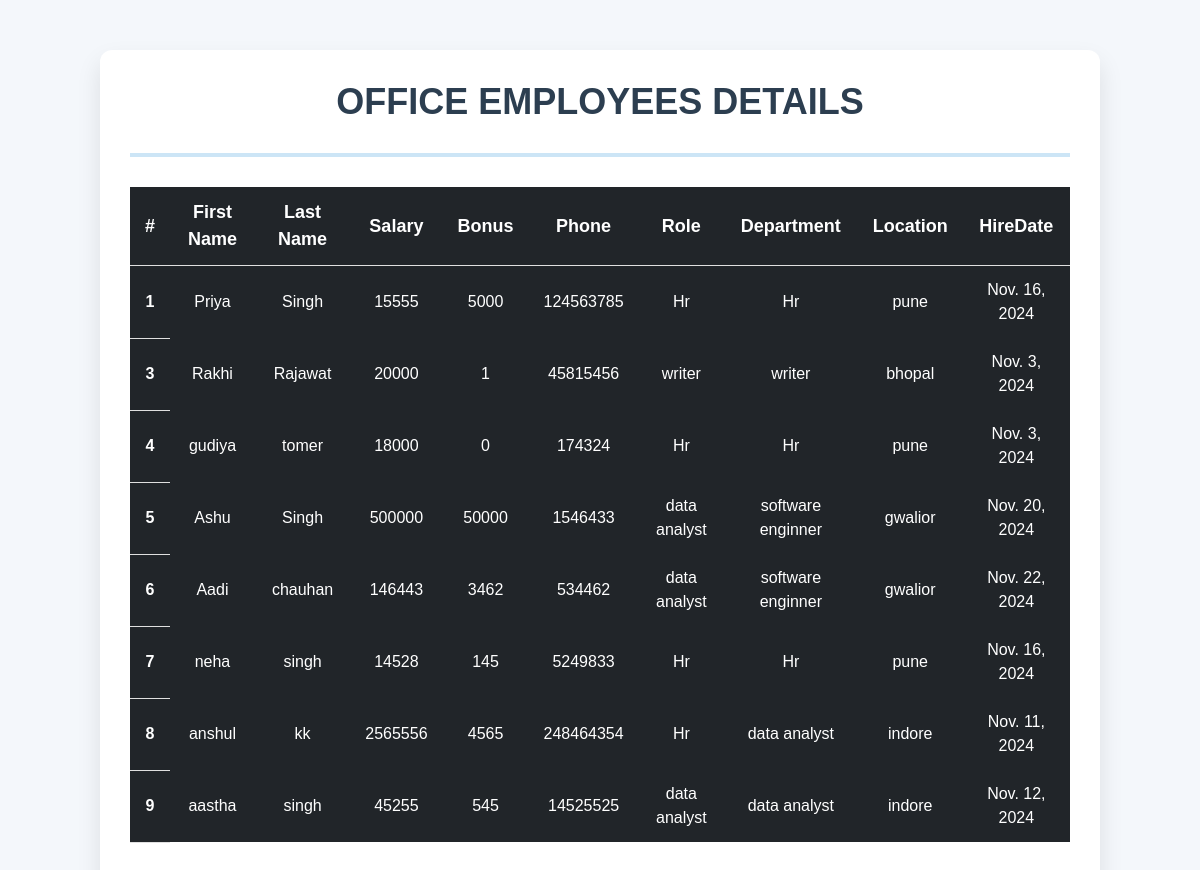
The app's page /all_emp with its own data.
### emp_app/models.py (models this page shows, shortened)
class Employee(models.Model):
    first_name = models.CharField(max_length=100, null= False)
    last_name = models.CharField(max_length=100)
    dept = models.ForeignKey(Department,on_delete=models.CASCADE)
    salary = models.IntegerField(default=0)
    bonus = models.IntegerField(default=0)
    role = models.ForeignKey(Role, on_delete= models.CASCADE)
    phone = models.IntegerField(default=0)
    hire_date = models.DateField()
    def __str__(self):
        return "%s %s %s " %(self.first_name, self.last_name, self.phone)

class Role(models.Model):
    name = models.CharField(max_length=100,null=False)

class Department(models.Model):
    name = models.CharField(max_length=100,null=False)
    location = models.CharField(max_length=100)

### emp_app/views.py (the view)
# urls.py: path('all_emp', views.all_emp,name = 'all_emp'),
def all_emp(request):
    emps = Employee.objects.all()
    context = {
        'emps': emps
    }
    print(context)
    return render(request, 'website/view_all_emp.html', context)

### emp_app/templates/website/view_all_emp.html (shortened to what this page needs)
<!doctype html>
<html lang="en">
  <head>
    <link href="https://cdn.jsdelivr.net/npm/bootstrap@5.2.3/dist/css/bootstrap.min.css" rel="stylesheet">
    {% load static %}
    <link rel="stylesheet" href="{% static 'css/view_all.css' %}">
</head>
  <body>
  <div class="container">
     <h1>Office Employees Details</h1>
    <hr>
    <table class="table table-dark">
        <thead>
          <tr>
            <th scope="col">#</th>
            <th scope="col">First Name</th>
            <th scope="col">Last Name</th>
            <th scope="col">Salary</th>
            <th scope="col">Bonus</th>
            <th scope="col">Phone</th>
            <th scope="col">Role</th>
            <th scope="col">Department</th>
            <th scope="col">Location</th>
            <th scope="col">HireDate</th>
          </tr>
        </thead>
            {% for emp in emps %}
        <tbody>
          <tr>
            <th scope="row">{{emp.id}}</th>
            <td>{{emp.first_name}}</td>
            <td>{{emp.last_name}}</td>
            <td>{{emp.salary}}</td>
            <td>{{emp.bonus}}</td>
            <td>{{emp.phone}}</td>
            <td>{{emp.role.name}}</td>
            <td>{{emp.dept.name}}</td>
            <td>{{emp.dept.location}}</td>
            <td>{{emp.hire_date}}</td>
          </tr>
        </tbody>
           {% endfor %}
      </table>
   </div>
  </body>
</html>

### emp_app/static/css/view_all.css (style rules this page uses)
body { font-family: 'Arial', sans-serif; background-color: #f4f7fb; margin: 0; padding: 0; }
.container { margin-top: 50px; padding: 30px; background-color: #ffffff; border-radius: 12px; box-shadow: 0 12px 24px rgba(0, 0, 0, 0.1); max-width: 1000px; margin-left: auto; margin-right: auto; }
h1 { text-align: center; color: #2c3e50; font-size: 36px; margin-bottom: 30px; font-weight: bold; text-transform: uppercase; }
hr { border: 0; border-top: 4px solid #3498db; margin: 30px 0; }
.table { width: 100%; border-collapse: collapse; margin: 20px 0; }
.table thead { background-color: #3498db; color: white; text-align: center; font-size: 18px; }
.table th, .table td { padding: 12px 15px; border-bottom: 1px solid #e0e0e0; }
.table tbody tr { background-color: #ffffff; text-align: center; font-size: 16px; transition: background-color 0.3s ease; }
.table tbody tr:nth-child(odd) { background-color: #f9f9f9; }
.table tbody tr:last-child td { border-bottom: none; }
.table td, .table th { vertical-align: middle; }

### records on screen
Employee: id "1", first_name "Priya", last_name "Singh", salary "15555", bonus "5000", phone "124563785", role.name "Hr", dept.name "Hr", dept.location "pune", hire_date "Nov. 16, 2024"
Employee: id "3", first_name "Rakhi", last_name "Rajawat", salary "20000", bonus "1", phone "45815456", role.name "writer", dept.name "writer", dept.location "bhopal", hire_date "Nov. 3, 2024"
Employee: id "4", first_name "gudiya", last_name "tomer", salary "18000", bonus "0", phone "174324", role.name "Hr", dept.name "Hr", dept.location "pune", hire_date "Nov. 3, 2024"
Employee: id "5", first_name "Ashu", last_name "Singh", salary "500000", bonus "50000", phone "1546433", role.name "data analyst", dept.name "software enginner", dept.location "gwalior", hire_date "Nov. 20, 2024"
Employee: id "6", first_name "Aadi", last_name "chauhan", salary "146443", bonus "3462", phone "534462", role.name "data analyst", dept.name "software enginner", dept.location "gwalior", hire_date "Nov. 22, 2024"
Employee: id "7", first_name "neha", last_name "singh", salary "14528", bonus "145", phone "5249833", role.name "Hr", dept.name "Hr", dept.location "pune", hire_date "Nov. 16, 2024"
Employee: id "8", first_name "anshul", last_name "kk", salary "2565556", bonus "4565", phone "248464354", role.name "Hr", dept.name "data analyst", dept.location "indore", hire_date "Nov. 11, 2024"
Employee: id "9", first_name "aastha", last_name "singh", salary "45255", bonus "545", phone "14525525", role.name "data analyst", dept.name "data analyst", dept.location "indore", hire_date "Nov. 12, 2024"
